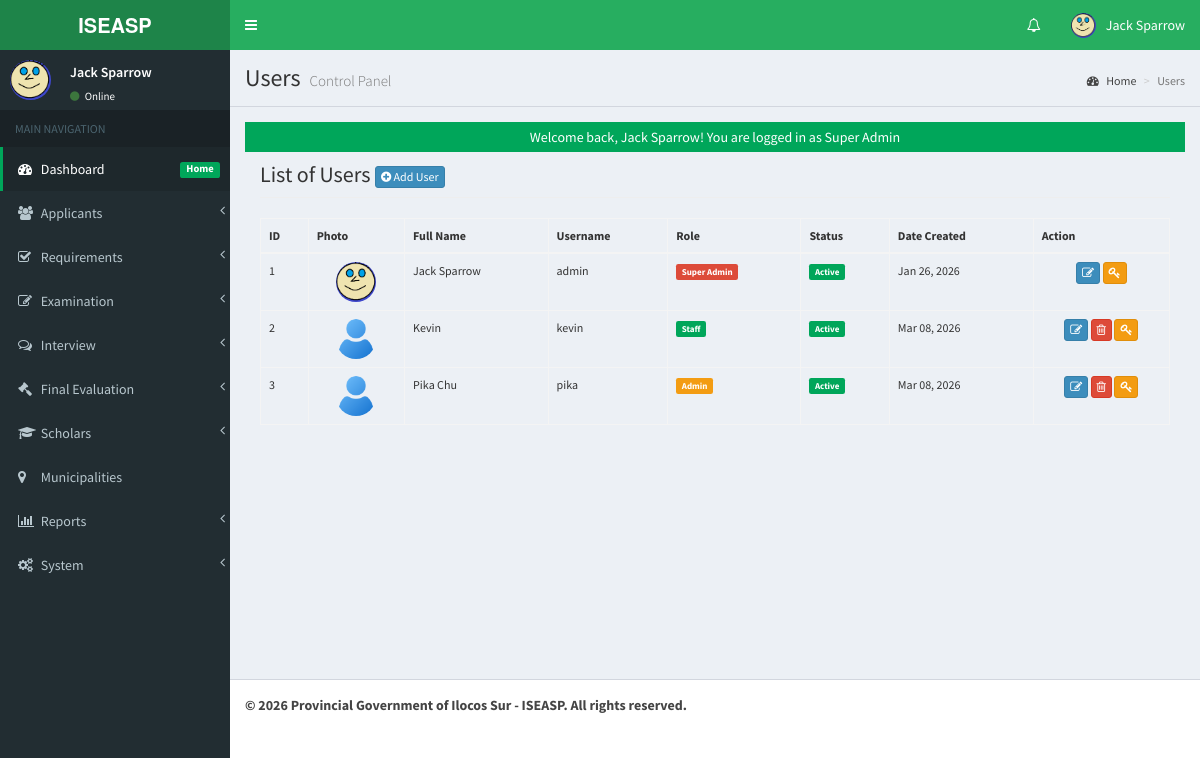
Page /admin/user/index.php (signed in) on the committed database.
### tables this page shows
CREATE TABLE `tblusers` (
  `USERID` int(11) NOT NULL AUTO_INCREMENT,
  `FULLNAME` varchar(150) NOT NULL,
  `USERNAME` varchar(100) NOT NULL,
  `PASS` varchar(255) NOT NULL,
  `ROLE` enum('Super Admin','Admin','Evaluator','Staff') DEFAULT 'Admin',
  `PICLOCATION` varchar(255) DEFAULT NULL,
  `EMAIL` varchar(150) DEFAULT NULL,
  `DATECREATED` datetime DEFAULT current_timestamp(),
  `LAST_LOGIN` datetime DEFAULT NULL,
  `LAST_ACTIVITY` datetime DEFAULT NULL,
  `IP_ADDRESS` varchar(45) DEFAULT NULL,
  PRIMARY KEY (`USERID`),
  UNIQUE KEY `USERNAME` (`USERNAME`),
  KEY `idx_username` (`USERNAME`),
  KEY `idx_role` (`ROLE`)
);

### admin/user/index.php (called while the page is built, shortened)
<?php
$view = (isset($_GET['view']) && $_GET['view'] != '') ? $_GET['view'] : '';
 $title="Users";
switch ($view) {
	default :
		$content    = 'list.php';
}
require_once ("../theme/templates.php");
?>

### include/database.php (called while the page is built, shortened)
<?php
class Database {
	var $sql_string = '';
	private $conn;
	public function open_connection() {
		$this->conn = mysqli_connect(server,user,pass);
		if(!$this->conn){
			echo "Problem in database connection! Contact administrator!";
			exit();
		}else{
			$db_select = mysqli_select_db($this->conn,database_name);
		}
	}
	function setQuery($sql='') {
		$this->sql_string=$sql;
	}
	function executeQuery() {
		$result = mysqli_query($this->conn,$this->sql_string);
		return $result;
	}
	private function confirm_query($result) {
		return $result;
	}
	function loadResultList( $key='' ) {
		$cur = $this->executeQuery();
		$array = array();
		while ($row = mysqli_fetch_object($cur)) {
			if ($key) {
				$array[$row->$key] = $row;
			} else {
				$array[] = $row;
			}
		}
		return $array;
	}
	function loadSingleResult() {
		$cur = $this->executeQuery();
		while ($row = mysqli_fetch_object($cur)) {
		return $data = $row;
		}
	}
}
$mydb = new Database();
?>

### include/accounts.php (called while the page is built, shortened)
<?php
require_once(LIB_PATH.DS.'database.php');
class User {
	protected static  $tblname = "tblusers";
	function single_user($id=""){
			global $mydb;
			$mydb->setQuery("SELECT * FROM ".self::$tblname."
				Where USERID= '{$id}' LIMIT 1");
			$cur = $mydb->loadSingleResult();
			return $cur;
	}
}
?>

### admin/user/list.php (the view, shortened to what this page needs)
<?php
$is_super_admin = ($_SESSION['ADMIN_ROLE'] == 'Super Admin');
?>
<div class="col-lg-12">
    <h1 class="page-header">
        List of Users
        <?php if($is_super_admin): ?>
            <a href="index.php?view=add" class="btn btn-primary btn-xs">
                <i class="fa fa-plus-circle"></i> Add User
            </a>
        <?php endif; ?>
    </h1>
</div>
<div class="col-lg-12">
    <table id="dash-table" class="table table-bordered table-hover table-responsive" style="font-size:12px;" cellspacing="0">
        <thead>
            <tr>
                <th>ID</th>
                <th>Photo</th>
                <th>Full Name</th>
                <th>Username</th>
                <th>Role</th>
                <th>Status</th>
                <th>Date Created</th>
                <th width="15%">Action</th>
            </tr>
        </thead>
        <tbody>
            <?php
            if($is_super_admin) {
                $mydb->setQuery("SELECT u.*, a.STATUS as ADMIN_STATUS
                                FROM tblusers u
                                LEFT JOIN tbl_admin a ON u.USERID = a.USERID
                                ORDER BY u.USERID ASC");
            } else {
                $mydb->setQuery("SELECT u.*, a.STATUS as ADMIN_STATUS
                                FROM tblusers u
                                LEFT JOIN tbl_admin a ON u.USERID = a.USERID
                                WHERE u.USERID = " . $_SESSION['ADMIN_USERID']);
            }
            $mydb->executeQuery();
            $cur = $mydb->loadResultList();
            foreach ($cur as $result) {
                $status_color = (isset($result->ADMIN_STATUS) && $result->ADMIN_STATUS == 'Active') ? 'label-success' : 'label-danger';
                $status_text = (isset($result->ADMIN_STATUS) && $result->ADMIN_STATUS == 'Active') ? 'Active' : 'Inactive';
                $profile_pic = !empty($result->PICLOCATION) ? web_root.'admin/user/'.$result->PICLOCATION : web_root.'admin/user/default-profile.png';
                $can_delete = false;
                if($is_super_admin && $result->USERID != $_SESSION['ADMIN_USERID']) {
                    $can_delete = true;
                }
                $can_edit = true;
            ?>
            <tr>
                <td><?php echo $result->USERID; ?></td>
                <td align="center">
                    <img src="<?php echo $profile_pic; ?>" alt="Profile"
                         style="width: 40px; height: 40px; border-radius: 50%; object-fit: cover;"
                         onerror="this.src='<?php echo web_root;?>admin/user/default-profile.png'">
                </td>
                <td><?php echo htmlspecialchars($result->FULLNAME); ?></td>
                <td><?php echo htmlspecialchars($result->USERNAME); ?></td>
                <td>
                    <?php
                    $role_color = 'default';
                    if($result->ROLE == 'Super Admin') $role_color = 'danger';
                    elseif($result->ROLE == 'Admin') $role_color = 'warning';
                    elseif($result->ROLE == 'Evaluator') $role_color = 'info';
                    elseif($result->ROLE == 'Staff') $role_color = 'success';
                    ?>
                    <span class="label label-<?php echo $role_color; ?>"><?php echo $result->ROLE; ?></span>
                </td>
                <td><span class="label <?php echo $status_color; ?>"><?php echo $status_text; ?></span></td>
                <td><?php echo date('M d, Y', strtotime($result->DATECREATED)); ?></td>
                <td align="center">
                    <?php if($can_edit): ?>
                        <a title="Edit" href="index.php?view=edit&id=<?php echo $result->USERID; ?>"
                           class="btn btn-primary btn-xs">
                            <span class="fa fa-edit"></span>
                        </a>
                    <?php endif; ?>
                    <?php if($can_delete): ?>
                        <a title="Delete" href="controller.php?action=delete&id=<?php echo $result->USERID; ?>"
                           class="btn btn-danger btn-xs"
                           onclick="return confirm('Delete this user? This action cannot be undone.')">
                            <span class="fa fa-trash-o"></span>
                        </a>
                    <?php endif; ?>
                    <?php if($is_super_admin): ?>
                        <a title="Reset Password" href="#" onclick="resetPassword(<?php echo $result->USERID; ?>)"
                           class="btn btn-warning btn-xs">
                            <span class="fa fa-key"></span>
                        </a>
                    <?php endif; ?>
                </td>
            </tr>
            <?php } ?>
        </tbody>
    </table>
</div>

### admin/theme/templates.php (shortened to what this page needs)
<!DOCTYPE html>
<html>
<head>
    <link rel="stylesheet" href="<?php echo web_root;?>bootstrap/css/bootstrap.min.css">
    <link rel="stylesheet" href="<?php echo web_root;?>plugins/font-awesome/css/font-awesome.min.css">
    <link rel="stylesheet" href="<?php echo web_root;?>dist/css/AdminLTE.min.css">
    <link rel="stylesheet" href="<?php echo web_root;?>dist/css/skins/_all-skins.min.css">
    <link rel="stylesheet" href="<?php echo web_root;?>plugins/iCheck/flat/blue.css">
    <link rel="stylesheet" href="<?php echo web_root;?>plugins/datatables/dataTables.bootstrap.css">
    <link rel="stylesheet" href="<?php echo web_root;?>plugins/datepicker/datepicker3.css">
    <link rel="stylesheet" href="<?php echo web_root;?>plugins/daterangepicker/daterangepicker-bs3.css">
    <link rel="stylesheet" href="<?php echo web_root;?>plugins/bootstrap-wysihtml5/bootstrap3-wysihtml5.min.css">
</head>
<body class="hold-transition skin-green fixed sidebar-mini">
    <div class="wrapper">
        <header class="main-header">
            <a href="<?php echo web_root;?>admin/" class="logo">
                <span class="logo-lg"><b>ISEASP</b></span>
            </a>
            <nav class="navbar navbar-static-top" role="navigation">
                <a href="#" class="sidebar-toggle" data-toggle="offcanvas" role="button">
                </a>
                <div class="navbar-custom-menu">
                    <ul class="nav navbar-nav">
                        <?php
                        $user = New User();
                        $singleuser = $user->single_user($_SESSION['ADMIN_USERID']);
                        ?>
                        <li class="dropdown notifications-menu">
                            <a href="#" class="dropdown-toggle" data-toggle="dropdown">
                                <i class="fa fa-bell-o"></i>
                            </a>
                        </li>
                        <li class="dropdown user user-menu">
                            <a href="#" class="dropdown-toggle" data-toggle="dropdown">
                                <img src="<?php echo web_root.'admin/user/photos/'. $singleuser->PICLOCATION;?>" class="user-image" alt="User Image">
                                <span class="hidden-xs"><?php echo $singleuser->FULLNAME; ?></span>
                            </a>
                        </li>
                    </ul>
                </div>
            </nav>
        </header>
        <aside class="main-sidebar">
            <section class="sidebar">
                <div class="user-panel">
                    <div class="pull-left image">
                        <img src="<?php echo web_root.'admin/user/photos/'. $singleuser->PICLOCATION;?>" class="img-circle" alt="User Image"  style="height: 40px;">
                    </div>
                    <div class="pull-left info">
                        <p><?php echo $singleuser->FULLNAME; ?></p>
                        <a href="#"><i class="fa fa-circle text-success"></i> Online</a>
                    </div>
                </div>
                <ul class="sidebar-menu">
                    <li class="header">MAIN NAVIGATION</li>
                    <li class="<?php echo (basename($_SERVER['PHP_SELF']) == 'index.php') ? "active" : "";?>">
                        <a href="<?php echo web_root;?>admin/">
                            <i class="fa fa-dashboard"></i> <span>Dashboard</span>
                            <span class="pull-right-container">
                                <small class="label pull-right bg-green">Home</small>
                            </span>
                        </a>
                    </li>
                    <li class="treeview <?php echo (strpos($_SERVER['REQUEST_URI'], 'applications') !== false) ? "active" : "";?>">
                        <a href="#">
                            <i class="fa fa-users"></i> <span>Applicants</span>
                            <span class="pull-right-container">
                                <i class="fa fa-angle-left pull-right"></i>
                            </span>
                        </a>
                    </li>
                    <li class="treeview <?php echo (strpos($_SERVER['REQUEST_URI'], 'checklist') !== false) ? "active" : "";?>">
                        <a href="#">
                            <i class="fa fa-check-square-o"></i> <span>Requirements</span>
                            <span class="pull-right-container">
                                <i class="fa fa-angle-left pull-right"></i>
                            </span>
                        </a>
                    </li>
                    <li class="treeview <?php echo (strpos($_SERVER['REQUEST_URI'], 'exam') !== false) ? "active" : "";?>">
                        <a href="#">
                            <i class="fa fa-pencil-square-o"></i> <span>Examination</span>
                            <span class="pull-right-container">
                                <i class="fa fa-angle-left pull-right"></i>
                            </span>
                        </a>
                    </li>
                    <li class="treeview <?php echo (strpos($_SERVER['REQUEST_URI'], 'interview') !== false) ? "active" : "";?>">
                        <a href="#">
                            <i class="fa fa-comments-o"></i> <span>Interview</span>
                            <span class="pull-right-container">
                                <i class="fa fa-angle-left pull-right"></i>
                            </span>
                        </a>
                    </li>
                    <li class="treeview <?php echo (strpos($_SERVER['REQUEST_URI'], 'evaluation') !== false) ? "active" : "";?>">
                        <a href="#">
                            <i class="fa fa-gavel"></i> <span>Final Evaluation</span>
                            <span class="pull-right-container">
                                <i class="fa fa-angle-left pull-right"></i>
                            </span>
                        </a>
                    </li>
                    <li class="treeview <?php echo (strpos($_SERVER['REQUEST_URI'], 'scholars') !== false) ? "active" : "";?>">
                        <a href="#">
                            <i class="fa fa-graduation-cap"></i> <span>Scholars</span>
                            <span class="pull-right-container">
                                <i class="fa fa-angle-left pull-right"></i>
                            </span>
                        </a>
                    </li>
                    <li class="<?php echo (strpos($_SERVER['REQUEST_URI'], 'municipalities') !== false) ? "active" : "";?>">
                        <a href="<?php echo web_root;?>admin/municipalities/">
                            <i class="fa fa-map-marker"></i> <span>Municipalities</span>
                        </a>
                    </li>
                    <li class="treeview <?php echo (strpos($_SERVER['REQUEST_URI'], 'reports') !== false) ? "active" : "";?>">
                        <a href="#">
                            <i class="fa fa-bar-chart"></i> <span>Reports</span>
                            <span class="pull-right-container">
                                <i class="fa fa-angle-left pull-right"></i>
                            </span>
                        </a>
                    </li>
                    <li class="treeview <?php echo (strpos($_SERVER['REQUEST_URI'], 'system') !== false) ? "active" : "";?>">
                        <a href="#">
                            <i class="fa fa-cogs"></i> <span>System</span>
                            <span class="pull-right-container">
                                <i class="fa fa-angle-left pull-right"></i>
                            </span>
                        </a>
                    </li>
                </ul>
            </section>
        </aside>
        <div class="content-wrapper">
            <section class="content-header">
                <h1>
                    <?php echo isset($title) ? $title : 'Dashboard'; ?>
                    <small><?php echo isset($subtitle) ? $subtitle : 'Control Panel'; ?></small>
                </h1>
                <ol class="breadcrumb">
                    <li><a href="<?php echo web_root;?>admin/"><i class="fa fa-dashboard"></i> Home</a></li>
                    <?php
                    if (isset($title) && $title != 'Home') {
                        echo '<li class="active">' . $title . '</li>';
                    }
                    ?>
                </ol>
            </section>
            <section class="content">
                <?php
                if (isset($content) && file_exists($content)) {
                    require_once $content;
                } else {
                    echo '<div class="alert alert-danger">Content file not found!</div>';
                }
                ?>
            </section>
        </div>
        <footer class="main-footer">
            <strong>&copy; <?php echo date('Y'); ?> Provincial Government of Ilocos Sur - ISEASP. All rights reserved.</strong>
        </footer>
    </div>
</body>
</html>

### admin/theme/templates.php (style rules this page uses)
.skin-green .main-header .navbar { background-color: #27ae60; }
.skin-green .main-header .logo { background-color: #229954; color: #fff; border-bottom: 0 solid transparent; }
.sidebar-menu > li.active > a { border-left-color: #27ae60; background: rgba(39, 174, 96, 0.1); }
.content-header { background: #ecf0f5; padding: 15px; border-bottom: 1px solid #d2d6de; }

### rows in the picture
tblusers: PICLOCATION (picture), FULLNAME "Jack Sparrow"

### other values in the picture
$title "Users"
$_SESSION['message'] "Welcome back, Jack Sparrow! You are logged in as Super Admin"
$result->USERID "1"
$result->FULLNAME "Jack Sparrow"
$result->USERNAME "admin"
$result->ROLE "Super Admin"
$status_text "Active"
date('M d, Y', strtotime($result->DATECREATED)) "Jan 26, 2026"
$result->USERID "2"
$result->FULLNAME "Kevin"
$result->USERNAME "kevin"
$result->ROLE "Staff"
date('M d, Y', strtotime($result->DATECREATED)) "Mar 08, 2026"
$result->USERID "3"
$result->FULLNAME "Pika Chu"
